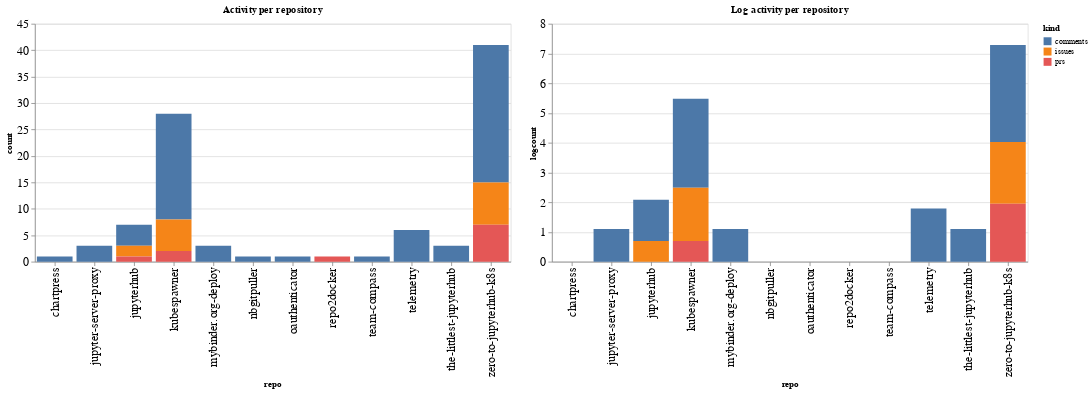

The notebook cell saved with this chart:
### Code cell
ch1 = alt.Chart(repo_summaries, width=600, title="Activity per repository").mark_bar().encode(
    x='repo',
    y='count',
    color='kind',
    tooltip="kind"
)

ch2 = alt.Chart(repo_summaries, width=600, title="Log activity per repository").mark_bar().encode(
    x='repo',
    y='logcount',
    color='kind',
    tooltip="kind"
)

ch1 | ch2

### Figure 1 — Vega-Lite specification as saved in the notebook (floating-point values rounded to 4 significant figures)
{"config": {"axisLeft": {"labelFontSize": 15}, "axisBottom": {"labelFontSize": 15}}, "hconcat": [{"mark": "bar", "encoding": {"color": {"type": "nominal", "field": "kind"}, "tooltip": {"type": "nominal", "field": "kind"}, "x": {"type": "nominal", "field": "repo"}, "y": {"type": "quantitative", "field": "count"}}, "title": "Activity per repository", "width": 600}, {"mark": "bar", "encoding": {"color": {"type": "nominal", "field": "kind"}, "tooltip": {"type": "nominal", "field": "kind"}, "x": {"type": "nominal", "field": "repo"}, "y": {"type": "quantitative", "field": "logcount"}}, "title": "Log activity per repository", "width": 600}], "data": {"name": "data-c641b69583dabc86fc4b00cbe7ceb88b"}, "$schema": "https://vega.github.io/schema/vega-lite/v4.8.1.json", "datasets": {"data-c641b69583dabc86fc4b00cbe7ceb88b": [{"repo": "chartpress", "kind": "comments", "count": 1, "logcount": 0.0}, {"repo": "jupyter-server-proxy", "kind": "comments", "count": 3, "logcount": 1.099}, {"repo": "jupyterhub", "kind": "comments", "count": 4, "logcount": 1.386}, {"repo": "jupyterhub", "kind": "issues", "count": 2, "logcount": 0.6931}, {"repo": "jupyterhub", "kind": "prs", "count": 1, "logcount": 0.0}, {"repo": "kubespawner", "kind": "comments", "count": 20, "logcount": 2.996}, {"repo": "kubespawner", "kind": "issues", "count": 6, "logcount": 1.792}, {"repo": "kubespawner", "kind": "prs", "count": 2, "logcount": 0.6931}, {"repo": "mybinder.org-deploy", "kind": "comments", "count": 3, "logcount": 1.099}, {"repo": "nbgitpuller", "kind": "comments", "count": 1, "logcount": 0.0}, {"repo": "oauthenticator", "kind": "comments", "count": 1, "logcount": 0.0}, {"repo": "repo2docker", "kind": "prs", "count": 1, "logcount": 0.0}, {"repo": "team-compass", "kind": "comments", "count": 1, "logcount": 0.0}, {"repo": "telemetry", "kind": "comments", "count": 6, "logcount": 1.792}, {"repo": "the-littlest-jupyterhub", "kind": "comments", "count": 3, "logcount": 1.099}, {"repo": "zero-to-jupyterhub-k8s", "kind": "comments", "count": 26, "logcount": 3.258}, {"repo": "zero-to-jupyterhub-k8s", "kind": "issues", "count": 8, "logcount": 2.079}, {"repo": "zero-to-jupyterhub-k8s", "kind": "prs", "count": 7, "logcount": 1.946}]}}
